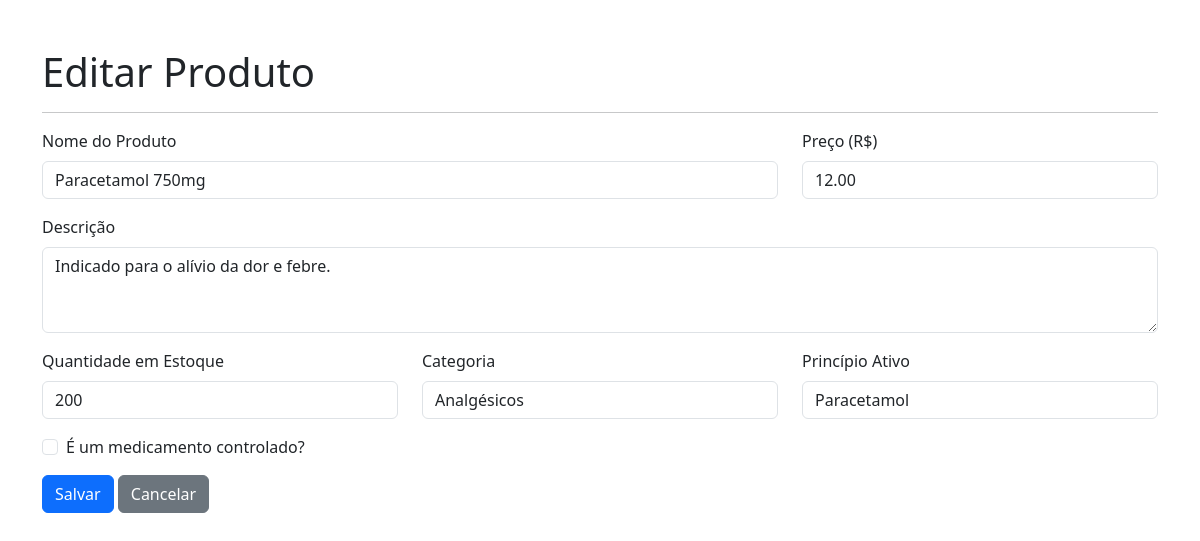
/modulos/estoque/form_produto.php?id=3, run on the app's committed database.
### tables this page shows
CREATE TABLE produtos (
    id INT AUTO_INCREMENT PRIMARY KEY,
    nome VARCHAR(150) NOT NULL,
    descricao TEXT,
    preco DECIMAL(10, 2) NOT NULL,
    estoque INT NOT NULL,
    estoque_minimo INT DEFAULT 5,
    categoria VARCHAR(50),
    principio_ativo VARCHAR(100),
    controlado BOOLEAN DEFAULT FALSE,
    data_criacao TIMESTAMP DEFAULT CURRENT_TIMESTAMP
);

### modulos/estoque/form_produto.php (the view, shortened to what this page needs)
<?php
require_once 'config/database.php';
$produto = [
    'id' => '', 'nome' => '', 'descricao' => '', 'preco' => '',
    'estoque' => '', 'categoria' => '', 'principio_ativo' => '', 'controlado' => 0
];
$titulo = "Adicionar Novo Produto";
if (isset($_GET['id'])) {
    $titulo = "Editar Produto";
    try {
        $stmt = $pdo->prepare("SELECT * FROM produtos WHERE id = ?");
        $stmt->execute([$_GET['id']]);
        $produto = $stmt->fetch();
    } catch (\PDOException $e) {
        die("Erro ao buscar o produto: " . $e->getMessage());
    }
}
?>
<!DOCTYPE html>
<html lang="pt-br">
<head>
    <link rel="stylesheet" href="https://cdn.jsdelivr.net/npm/bootstrap@5.3.3/dist/css/bootstrap.min.css">
</head>
<body>
<div class="container mt-5">
    <h1><?php echo $titulo; ?></h1>
    <hr>
    <form action="salvar_produto.php" method="post">
        <div class="row">
            <div class="col-md-8 mb-3">
                <label for="nome" class="form-label">Nome do Produto</label>
                <input type="text" class="form-control" id="nome" name="nome" value="<?php echo htmlspecialchars($produto['nome']); ?>" required>
            </div>
            <div class="col-md-4 mb-3">
                <label for="preco" class="form-label">Preço (R$)</label>
                <input type="number" step="0.01" class="form-control" id="preco" name="preco" value="<?php echo htmlspecialchars($produto['preco']); ?>" required>
            </div>
        </div>
        <div class="mb-3">
            <label for="descricao" class="form-label">Descrição</label>
            <textarea class="form-control" id="descricao" name="descricao" rows="3"><?php echo htmlspecialchars($produto['descricao']); ?></textarea>
        </div>
        <div class="row">
            <div class="col-md-4 mb-3">
                <label for="estoque" class="form-label">Quantidade em Estoque</label>
                <input type="number" class="form-control" id="estoque" name="estoque" value="<?php echo htmlspecialchars($produto['estoque']); ?>" required>
            </div>
            <div class="col-md-4 mb-3">
                <label for="categoria" class="form-label">Categoria</label>
                <input type="text" class="form-control" id="categoria" name="categoria" value="<?php echo htmlspecialchars($produto['categoria']); ?>">
            </div>
             <div class="col-md-4 mb-3">
                <label for="principio_ativo" class="form-label">Princípio Ativo</label>
                <input type="text" class="form-control" id="principio_ativo" name="principio_ativo" value="<?php echo htmlspecialchars($produto['principio_ativo']); ?>">
            </div>
        </div>
        <div class="form-check mb-3">
            <input class="form-check-input" type="checkbox" name="controlado" id="controlado" value="1" <?php echo $produto['controlado'] ? 'checked' : ''; ?>>
            <label class="form-check-label" for="controlado">
                É um medicamento controlado?
            </label>
        </div>
        <button type="submit" class="btn btn-primary">Salvar</button>
        <a href="admin.php" class="btn btn-secondary">Cancelar</a>
    </form>
</div>
</body>
</html>

### data on the page
produtos: nome "Paracetamol 750mg", preco "12.00", descricao "Indicado para o alívio da dor e febre.", estoque "200", categoria "Analgésicos", principio_ativo "Paracetamol"

### other printed values
$titulo "Editar Produto"
